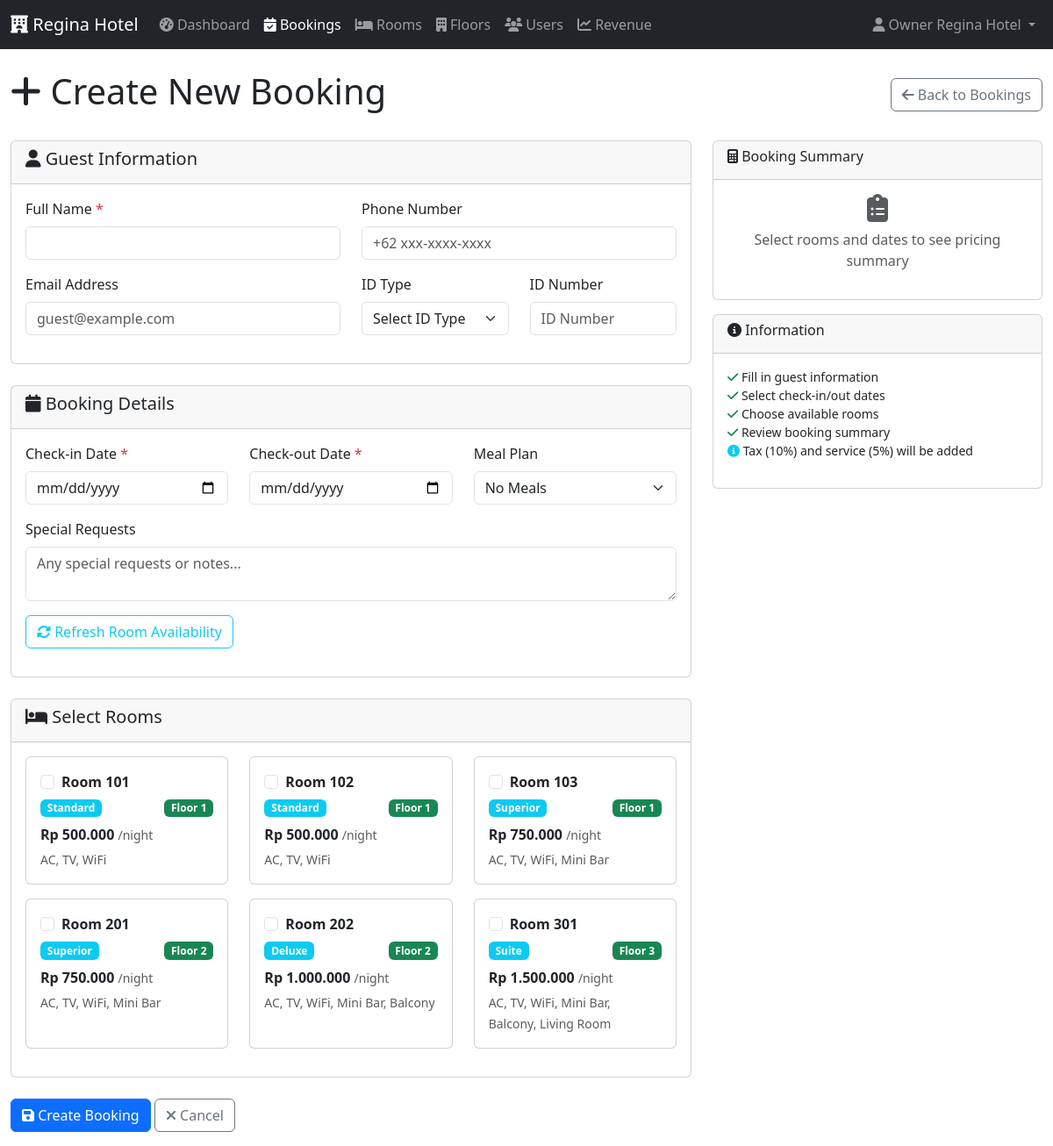
The page /bookings.php?action=create (signed in) on the database its author committed.
### tables this page shows
CREATE TABLE `rooms` (
  `id` int(11) NOT NULL AUTO_INCREMENT,
  `room_number` varchar(10) NOT NULL UNIQUE,
  `type_id` int(11) NOT NULL,
  `floor_id` int(11) NOT NULL,
  `status` enum('Available','Occupied','OutOfService') DEFAULT 'Available',
  `description` text DEFAULT NULL,
  `features` text DEFAULT NULL,
  PRIMARY KEY (`id`),
  FOREIGN KEY (`type_id`) REFERENCES `room_types`(`id`),
  FOREIGN KEY (`floor_id`) REFERENCES `floors`(`id`)
);

CREATE TABLE `room_types` (
  `id` int(11) NOT NULL AUTO_INCREMENT,
  `type_name` varchar(50) NOT NULL UNIQUE,
  `price` decimal(10,2) NOT NULL,
  PRIMARY KEY (`id`)
);

CREATE TABLE `floors` (
  `id` int(11) NOT NULL AUTO_INCREMENT,
  `floor_number` int(11) NOT NULL UNIQUE,
  `total_rooms` int(11) DEFAULT 0,
  PRIMARY KEY (`id`)
);

### app/controllers/BookingController.php (called while the page is built, shortened)
<?php
class BookingController
{
    private $roomModel;
    public function __construct()
    {
        $this->roomModel = new Room();
    }
    public function create()
    {
        return $this->showCreateForm();
    }
    private function showCreateForm()
    {
        $available_rooms = [];
        $checkin_date = $_GET['checkin_date'] ?? $_POST['checkin_date'] ?? '';
        $checkout_date = $_GET['checkout_date'] ?? $_POST['checkout_date'] ?? '';
        if (!empty($checkin_date) && !empty($checkout_date)) {
            $available_rooms = $this->roomModel->getAvailableRooms($checkin_date, $checkout_date);
        } else {
            $available_rooms = $this->roomModel->getAllAvailableRooms();
        }
        include APP_PATH . '/views/bookings/create.php';
    }
}

### config/config.php (called while the page is built, shortened)
<?php
spl_autoload_register(function ($class) {
    $paths = [
        APP_PATH . '/controllers/',
        APP_PATH . '/models/',
        APP_PATH . '/helpers/',
        CONFIG_PATH . '/',
        INCLUDES_PATH . '/'
    ];
    foreach ($paths as $path) {
        $file = $path . $class . '.php';
        if (file_exists($file)) {
            return;
        }
    }
});
require_once CONFIG_PATH . '/database.php';
function formatCurrency($amount) {
    return 'Rp ' . number_format($amount, 0, ',', '.');
}

### config/database.php (called while the page is built, shortened)
<?php
class Database {
    private static $instance = null;
    private $host = 'localhost';
    private $database = 'regina_hotel';
    private $username = 'hotel_admin';
    private $password = 'passwordku123';
    private $charset = 'utf8mb4';
    private $pdo;
    private function __construct() {
        $dsn = "mysql:host={$this->host};dbname={$this->database};charset={$this->charset}";
        $options = [
            PDO::ATTR_ERRMODE            => PDO::ERRMODE_EXCEPTION,
            PDO::ATTR_DEFAULT_FETCH_MODE => PDO::FETCH_ASSOC,
            PDO::ATTR_EMULATE_PREPARES   => false,
        ];
        try {
            $this->pdo = new PDO($dsn, $this->username, $this->password, $options);
        } catch (PDOException $e) {
            error_log("Database connection error: " . $e->getMessage());
            throw new PDOException("Database connection failed. Please try again later.");
        }
    }
    public static function getInstance() {
        if (self::$instance === null) {
            self::$instance = new self();
        }
        return self::$instance;
    }
    public function query($sql, $params = []) {
        try {
            $stmt = $this->pdo->prepare($sql);
            $stmt->execute($params);
            return $stmt;
        } catch (PDOException $e) {
            error_log("Query error: " . $e->getMessage() . " SQL: " . $sql);
            throw $e;
        }
    }
    public function fetchAll($sql, $params = []) {
        $stmt = $this->query($sql, $params);
        return $stmt->fetchAll();
    }
}

### app/models/Room.php (called while the page is built, shortened)
<?php
class Room
{
    private $db;
    public function __construct()
    {
        $this->db = Database::getInstance();
    }
    public function getAllAvailableRooms()
    {
        $sql = "SELECT r.*, rt.type_name, rt.price,
                       f.floor_number
                FROM rooms r
                JOIN room_types rt ON r.type_id = rt.id
                JOIN floors f ON r.floor_id = f.id
                WHERE r.status IN ('Available', 'available', 'Clean')
                ORDER BY rt.price ASC, r.room_number ASC";
        return $this->db->fetchAll($sql);
    }
}

### app/views/bookings/create.php (the view, shortened to what this page needs)
<?php
include INCLUDES_PATH . '/header.php';
?>
<div class="row">
    <div class="col-md-12">
        <div class="d-flex justify-content-between align-items-center mb-4">
            <h1><i class="fas fa-plus"></i> Create New Booking</h1>
            <a href="<?= BASE_URL ?>/bookings.php" class="btn btn-outline-secondary">
                <i class="fas fa-arrow-left"></i> Back to Bookings
            </a>
        </div>
    </div>
</div>
<form method="POST" class="needs-validation" novalidate>
    <div class="row">
        <div class="col-md-8">
            <div class="card mb-4">
                <div class="card-header">
                    <h5><i class="fas fa-user"></i> Guest Information</h5>
                </div>
                <div class="card-body">
                    <div class="row">
                        <div class="col-md-6">
                            <div class="mb-3">
                                <label for="guest_name" class="form-label">Full Name <span class="text-danger">*</span></label>
                                <input type="text" class="form-control" id="guest_name" name="guest_name"
                                    value="<?= htmlspecialchars($_POST['guest_name'] ?? '') ?>" required>
                            </div>
                        </div>
                        <div class="col-md-6">
                            <div class="mb-3">
                                <label for="phone" class="form-label">Phone Number</label>
                                <input type="tel" class="form-control" id="phone" name="phone"
                                    value="<?= htmlspecialchars($_POST['phone'] ?? '') ?>"
                                    placeholder="+62 xxx-xxxx-xxxx">
                            </div>
                        </div>
                    </div>
                    <div class="row">
                        <div class="col-md-6">
                            <div class="mb-3">
                                <label for="email" class="form-label">Email Address</label>
                                <input type="email" class="form-control" id="email" name="email"
                                    value="<?= htmlspecialchars($_POST['email'] ?? '') ?>"
                                    placeholder="guest@example.com">
                            </div>
                        </div>
                        <div class="col-md-3">
                            <div class="mb-3">
                                <label for="id_type_id" class="form-label">ID Type</label>
                                <select class="form-select" id="id_type_id" name="id_type_id">
                                    <option value="">Select ID Type</option>
                                </select>
                            </div>
                        </div>
                        <div class="col-md-3">
                            <div class="mb-3">
                                <label for="id_number" class="form-label">ID Number</label>
                                <input type="text" class="form-control" id="id_number" name="id_number"
                                    value="<?= htmlspecialchars($_POST['id_number'] ?? '') ?>"
                                    placeholder="ID Number">
                            </div>
                        </div>
                    </div>
                </div>
            </div>
            <div class="card mb-4">
                <div class="card-header">
                    <h5><i class="fas fa-calendar"></i> Booking Details</h5>
                </div>
                <div class="card-body">
                    <div class="row">
                        <div class="col-md-4">
                            <div class="mb-3">
                                <label for="checkin_date" class="form-label">Check-in Date <span class="text-danger">*</span></label>
                                <input type="date" class="form-control" id="checkin_date" name="checkin_date"
                                    value="<?= $_POST['checkin_date'] ?? $_GET['checkin_date'] ?? '' ?>"
                                    min="<?= date('Y-m-d') ?>" required>
                            </div>
                        </div>
                        <div class="col-md-4">
                            <div class="mb-3">
                                <label for="checkout_date" class="form-label">Check-out Date <span class="text-danger">*</span></label>
                                <input type="date" class="form-control" id="checkout_date" name="checkout_date"
                                    value="<?= $_POST['checkout_date'] ?? $_GET['checkout_date'] ?? '' ?>"
                                    min="<?= date('Y-m-d', strtotime('+1 day')) ?>" required>
                            </div>
                        </div>
                        <div class="col-md-4">
                            <div class="mb-3">
                                <label for="meal_plan" class="form-label">Meal Plan</label>
                                <select class="form-select" id="meal_plan" name="meal_plan">
                                    <option value="NONE" <?= ($_POST['meal_plan'] ?? '') === 'NONE' ? 'selected' : '' ?>>No Meals</option>
                                </select>
                            </div>
                        </div>
                    </div>
                    <div class="mb-3">
                        <label for="special_request" class="form-label">Special Requests</label>
                        <textarea class="form-control" id="special_request" name="special_request" rows="2"
                            placeholder="Any special requests or notes..."><?= htmlspecialchars($_POST['special_request'] ?? '') ?></textarea>
                    </div>
                    <?php if (!empty($available_rooms)): ?>
                        <div class="mb-3">
                            <button type="button" id="check-availability" class="btn btn-outline-info">
                                <i class="fas fa-sync-alt"></i> Refresh Room Availability
                            </button>
                        </div>
                    <?php endif; ?>
                </div>
            </div>
            <?php if (!empty($available_rooms)): ?>
                <div class="card mb-4">
                    <div class="card-header">
                        <h5><i class="fas fa-bed"></i> Select Rooms</h5>
                    </div>
                    <div class="card-body">
                        <div class="row">
                            <?php foreach ($available_rooms as $room): ?>
                                <div class="col-md-6 col-lg-4 mb-3">
                                    <div class="card room-card h-100">
                                        <div class="card-body">
                                            <div class="form-check">
                                                <input class="form-check-input room-checkbox" type="checkbox"
                                                    name="selected_rooms[]" value="<?= $room['id'] ?>"
                                                    id="room_<?= $room['id'] ?>"
                                                    data-price="<?= $room['price'] ?>">
                                                <label class="form-check-label fw-bold" for="room_<?= $room['id'] ?>">
                                                    Room <?= htmlspecialchars($room['room_number']) ?>
                                                </label>
                                            </div>
                                            <div class="mt-2">
                                                <div class="d-flex justify-content-between align-items-center">
                                                    <span class="badge bg-info"><?= htmlspecialchars($room['type_name']) ?></span>
                                                    <span class="badge bg-success">Floor <?= $room['floor_number'] ?></span>
                                                </div>
                                                <div class="mt-2">
                                                    <strong><?= formatCurrency($room['price']) ?></strong>
                                                    <small class="text-muted">/night</small>
                                                </div>
                                                <?php if (!empty($room['features'])): ?>
                                                    <div class="mt-1">
                                                        <small class="text-muted"><?= htmlspecialchars($room['features']) ?></small>
                                                    </div>
                                                <?php endif; ?>
                                            </div>
                                        </div>
                                    </div>
                                </div>
                            <?php endforeach; ?>
                        </div>
                    </div>
                </div>
            <?php endif; ?>
            <div class="mb-3">
                <button type="submit" class="btn btn-primary">
                    <i class="fas fa-save"></i> Create Booking
                </button>
                <a href="<?= BASE_URL ?>/bookings.php" class="btn btn-outline-secondary">
                    <i class="fas fa-times"></i> Cancel
                </a>
            </div>
        </div>
        <div class="col-md-4">
            <div class="card sticky-top">
                <div class="card-header">
                    <h6><i class="fas fa-calculator"></i> Booking Summary</h6>
                </div>
                <div id="booking-summary">
                </div>
            </div>
            <div class="card mt-3">
                <div class="card-header">
                    <h6><i class="fas fa-info-circle"></i> Information</h6>
                </div>
                <div class="card-body">
                    <ul class="list-unstyled small">
                        <li><i class="fas fa-check text-success"></i> Fill in guest information</li>
                        <li><i class="fas fa-check text-success"></i> Select check-in/out dates</li>
                        <li><i class="fas fa-check text-success"></i> Choose available rooms</li>
                        <li><i class="fas fa-check text-success"></i> Review booking summary</li>
                        <li><i class="fas fa-info-circle text-info"></i> Tax (10%) and service (5%) will be added</li>
                    </ul>
                </div>
            </div>
        </div>
    </div>
</form>
<?php include INCLUDES_PATH . '/footer.php'; ?>

### rows shown on the page
rooms: room_number "101", type.type_name "Standard", floor.floor_number "1", type.price "Rp 500.000", features "AC, TV, WiFi"
rooms: room_number "102", type.type_name "Standard", floor.floor_number "1", type.price "Rp 500.000", features "AC, TV, WiFi"
rooms: room_number "103", type.type_name "Superior", floor.floor_number "1", type.price "Rp 750.000", features "AC, TV, WiFi, Mini Bar"
rooms: room_number "201", type.type_name "Superior", floor.floor_number "2", type.price "Rp 750.000", features "AC, TV, WiFi, Mini Bar"
rooms: room_number "202", type.type_name "Deluxe", floor.floor_number "2", type.price "Rp 1.000.000", features "AC, TV, WiFi, Mini Bar, Balcony"
rooms: room_number "301", type.type_name "Suite", floor.floor_number "3", type.price "Rp 1.500.000", features "AC, TV, WiFi, Mini Bar, Balcony, Living Room"

### other values the page prints
$_SESSION['name'] "Owner Regina Hotel"
